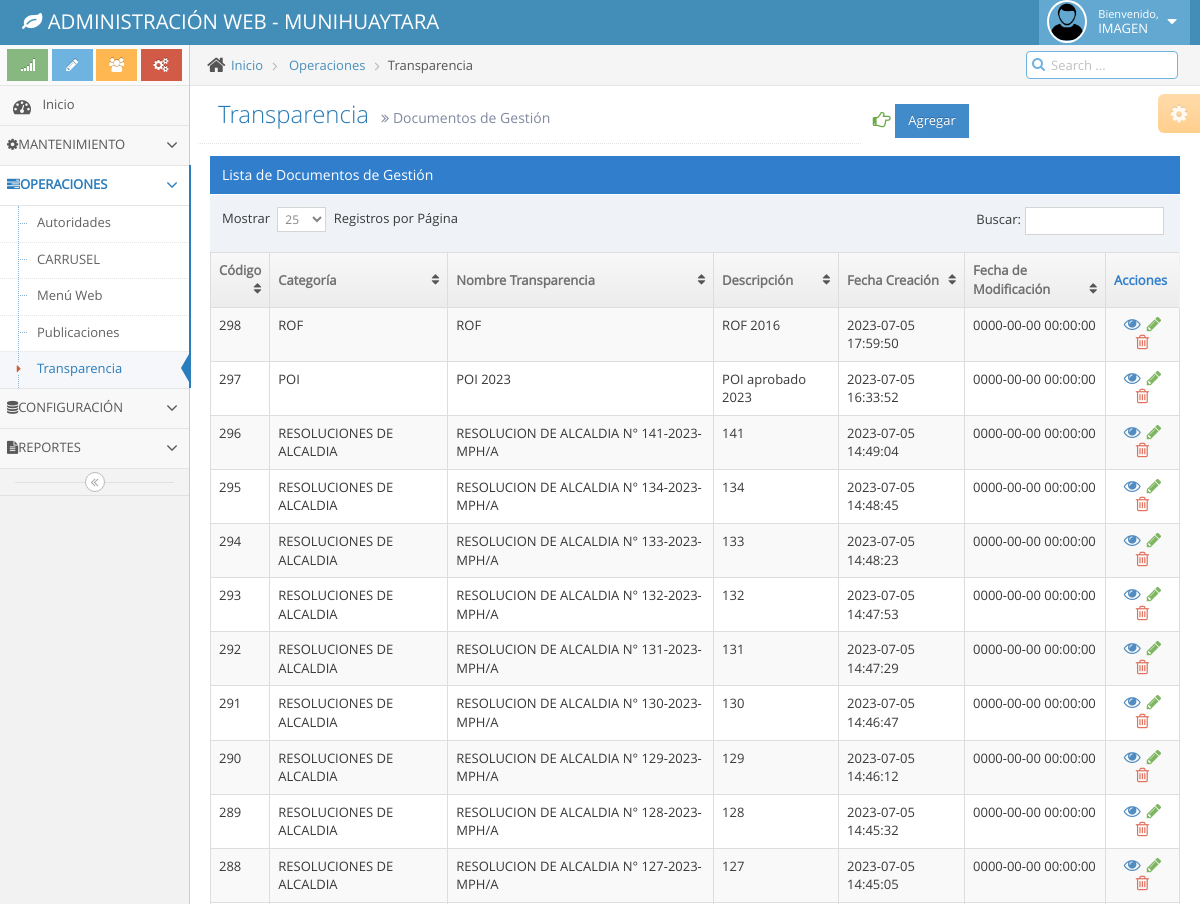
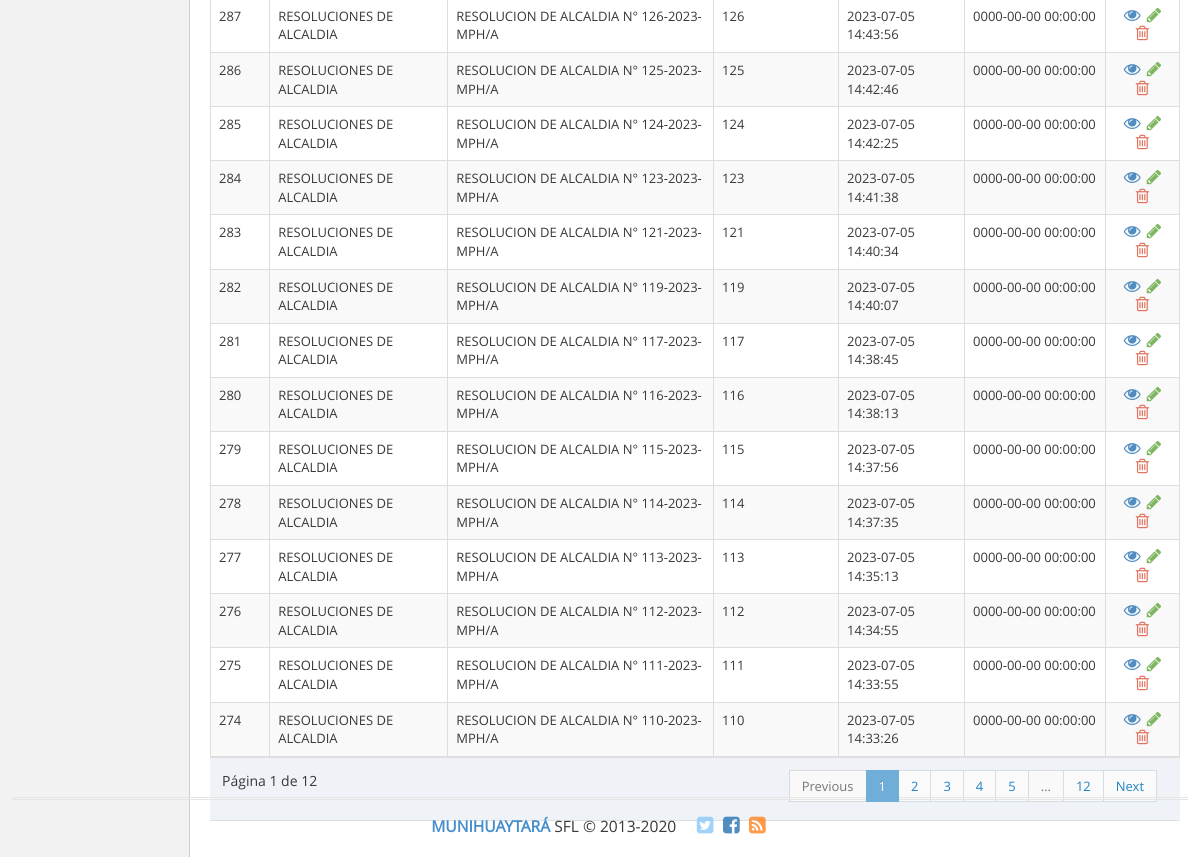
Page /adminweb/vistas/v_transparencia.php (signed in) on the committed database (2 pictures, top to bottom).
### tables this page shows
CREATE TABLE `menu` (
  `idmenu` int(11) NOT NULL,
  `nombre_menu` varchar(45) DEFAULT NULL,
  `direccion` varchar(100) DEFAULT NULL,
  `clase_llamar` varchar(45) DEFAULT NULL,
  `dependencia` int(11) DEFAULT NULL,
  `font_icon` varchar(45) DEFAULT NULL
);

CREATE TABLE `transparencia` (
  `idtransparencia` int(11) NOT NULL,
  `idcattrans` int(11) NOT NULL,
  `nombre_transparencia` varchar(800) NOT NULL,
  `descripcion_breve` varchar(500) DEFAULT NULL,
  `archivo_adjunto` varchar(255) DEFAULT NULL,
  `create_time` timestamp NOT NULL DEFAULT current_timestamp(),
  `update_time` timestamp NOT NULL DEFAULT '0000-00-00 00:00:00' ON UPDATE current_timestamp()
);

CREATE TABLE `cat_transparencia` (
  `idcat_docs_gestion` int(11) NOT NULL,
  `nombre` varchar(45) NOT NULL
);

### adminweb/clases/transparencia.php (the view, shortened to what this page needs)
<?php
class transparencia{
public function lista_tablas(){
 try {
$conexion=new Conexion();
$conectado=$conexion->conectar();
$sql="SELECT transparencia.idtransparencia,transparencia.idcattrans, cat_transparencia.nombre,transparencia.nombre_transparencia,
transparencia.descripcion_breve,transparencia.create_time,transparencia.update_time,concat('../docs_transparencia/',transparencia.archivo_adjunto)
FROM transparencia
inner join cat_transparencia on transparencia.idcattrans=cat_transparencia.idcat_docs_gestion
ORDER by create_time DESC;";
$result=$conectado->prepare($sql);
$result->execute([]);
foreach ($result as $filas) {
echo '<tr>';
echo '<td >'.$filas[0].'</td>';
echo '<td >'.$filas[2].'</td>';
echo '<td >'.$filas[3].'</td>';
echo '<td >'.$filas[4].'</td>';
echo '<td >'.$filas[5].'</td>';
echo '<td >'.$filas[6].'</td>';
echo '<td class="center">';
echo '<div class="action-buttons">';
echo '<a class="info tooltip-info" data-rel="tooltip" title="Verificar Adjunto" href="'.$filas[7].'" role="button" data-toggle="modal">';
echo '<i class="ace-icon fa fa-eye bigger-130"></i>';
echo '</a>';
echo '<a class="green tooltip-success editar" data-rel="tooltip" title="Editar" href="#modal-form" role="button" data-toggle="modal">';
echo '<i class="ace-icon fa fa-pencil bigger-130"></i>';
echo '</a>';
echo '<a class="red eliminar tooltip-error" data-rel="tooltip" title="Eliminar" href="#">';
echo '<i class="ace-icon fa fa-trash-o bigger-130"></i>';
echo '</a>';
echo '</div>';
echo '</td>';
echo '</tr>';
}
} catch (Exception $exc) {
echo $exc->getTraceAsString();
}
}
}

### adminweb/clases/read_main.php (shortened to what this page needs)
<?php
class Read_main{
    public function list_menu($usuario,$modulo,$complemento_direccion){
        try {
            $conexion=new Conexion();
            $conectar=$conexion->conectar();
            $sql="select menu.nombre_menu,menu.clase_llamar,menu.direccion,menu.dependencia,menu.font_icon,menu.idmenu
                    from accesos_usuario
                    inner join usuario on accesos_usuario.idusuario=usuario.id_ususario
                    inner join menu on accesos_usuario.idmenu=menu.idmenu
                    where usuario.id_ususario=? and accesos_usuario.access=true and menu.dependencia is null ";
            $result=$conectar->prepare($sql);
            $result->execute(array($usuario));
            foreach ($result as $list_main) {
                echo '<li class="'.$list_main[1].'" id="mm'.$list_main[5].'">';
                echo '<a href="#" class="dropdown-toggle">';
		echo	'<i class="'.$list_main[4].'"></i>';
		echo	'<span class="menu-text">';
                    echo    $list_main[0];
		echo	'</span>';
		echo	'<b class="arrow fa fa-angle-down"></b>';
                echo    '<b class="arrow"></b>';
                echo  '</a>';
                $subsql="select menu.nombre_menu,menu.clase_llamar,menu.direccion,menu.dependencia,menu.font_icon,menu.idmenu
                    from accesos_usuario
                   inner join usuario on accesos_usuario.idusuario=usuario.id_ususario
                    inner join menu on accesos_usuario.idmenu=menu.idmenu
                    where usuario.id_ususario=? and accesos_usuario.access=true and menu.dependencia=?
                    order by menu.nombre_menu asc ";
                $subresult=$conectar->prepare($subsql);
                $subresult->execute([$usuario,$list_main[5]]);
                if ($subresult->rowCount()>0) {
                   echo '<ul class="submenu">';
                    foreach ($subresult as $list_submain) {
                        echo '<li class="" id="mm'.$list_submain[5].'">';
                            echo '<a href="'.$complemento_direccion.$list_submain[2].'" >';
                            echo '<i class="menu-icon fa fa-caret-right"></i>';
				echo $list_submain[0];
                            echo '<b class="arrow"></b>';
                            echo '</a>';
                        echo '</li>';
                    }
                   echo '</ul>';
                }
                echo '</li>';
            }
        } catch (Exception $exc) {
            header('location: read_main.php');
            echo $exc->getTraceAsString();
        }
    }
}

### rows in the picture
menu: nombre_menu "MANTENIMIENTO"
menu: nombre_menu "OPERACIONES"
menu: nombre_menu "Autoridades"
menu: nombre_menu "CARRUSEL"
menu: nombre_menu "Menú Web"
menu: nombre_menu "Publicaciones"
menu: nombre_menu "Transparencia"
menu: nombre_menu "CONFIGURACIÓN"
menu: nombre_menu "REPORTES"
transparencia: idtransparencia "298", idcattrans.nombre "ROF", nombre_transparencia "ROF", descripcion_breve "ROF 2016", create_time "2023-07-05 17:59:50", update_time "0000-00-00 00:00:00"
transparencia: idtransparencia "297", idcattrans.nombre "POI", nombre_transparencia "POI 2023", descripcion_breve "POI aprobado 2023", create_time "2023-07-05 16:33:52", update_time "0000-00-00 00:00:00"
transparencia: idtransparencia "296", idcattrans.nombre "RESOLUCIONES DE ALCALDIA", nombre_transparencia "RESOLUCION DE ALCALDIA N° 141-2023-MPH/A", descripcion_breve "141", create_time "2023-07-05 14:49:04", update_time "0000-00-00 00:00:00"
transparencia: idtransparencia "295", idcattrans.nombre "RESOLUCIONES DE ALCALDIA", nombre_transparencia "RESOLUCION DE ALCALDIA N° 134-2023-MPH/A", descripcion_breve "134", create_time "2023-07-05 14:48:45", update_time "0000-00-00 00:00:00"
transparencia: idtransparencia "294", idcattrans.nombre "RESOLUCIONES DE ALCALDIA", nombre_transparencia "RESOLUCION DE ALCALDIA N° 133-2023-MPH/A", descripcion_breve "133", create_time "2023-07-05 14:48:23", update_time "0000-00-00 00:00:00"
transparencia: idtransparencia "293", idcattrans.nombre "RESOLUCIONES DE ALCALDIA", nombre_transparencia "RESOLUCION DE ALCALDIA N° 132-2023-MPH/A", descripcion_breve "132", create_time "2023-07-05 14:47:53", update_time "0000-00-00 00:00:00"
transparencia: idtransparencia "292", idcattrans.nombre "RESOLUCIONES DE ALCALDIA", nombre_transparencia "RESOLUCION DE ALCALDIA N° 131-2023-MPH/A", descripcion_breve "131", create_time "2023-07-05 14:47:29", update_time "0000-00-00 00:00:00"
transparencia: idtransparencia "291", idcattrans.nombre "RESOLUCIONES DE ALCALDIA", nombre_transparencia "RESOLUCION DE ALCALDIA N° 130-2023-MPH/A", descripcion_breve "130", create_time "2023-07-05 14:46:47", update_time "0000-00-00 00:00:00"
transparencia: idtransparencia "290", idcattrans.nombre "RESOLUCIONES DE ALCALDIA", nombre_transparencia "RESOLUCION DE ALCALDIA N° 129-2023-MPH/A", descripcion_breve "129", create_time "2023-07-05 14:46:12", update_time "0000-00-00 00:00:00"
transparencia: idtransparencia "289", idcattrans.nombre "RESOLUCIONES DE ALCALDIA", nombre_transparencia "RESOLUCION DE ALCALDIA N° 128-2023-MPH/A", descripcion_breve "128", create_time "2023-07-05 14:45:32", update_time "0000-00-00 00:00:00"
transparencia: idtransparencia "288", idcattrans.nombre "RESOLUCIONES DE ALCALDIA", nombre_transparencia "RESOLUCION DE ALCALDIA N° 127-2023-MPH/A", descripcion_breve "127", create_time "2023-07-05 14:45:05", update_time "0000-00-00 00:00:00"
transparencia: idtransparencia "287", idcattrans.nombre "RESOLUCIONES DE ALCALDIA", nombre_transparencia "RESOLUCION DE ALCALDIA N° 126-2023-MPH/A", descripcion_breve "126", create_time "2023-07-05 14:43:56", update_time "0000-00-00 00:00:00"
transparencia: idtransparencia "286", idcattrans.nombre "RESOLUCIONES DE ALCALDIA", nombre_transparencia "RESOLUCION DE ALCALDIA N° 125-2023-MPH/A", descripcion_breve "125", create_time "2023-07-05 14:42:46", update_time "0000-00-00 00:00:00"
transparencia: idtransparencia "285", idcattrans.nombre "RESOLUCIONES DE ALCALDIA", nombre_transparencia "RESOLUCION DE ALCALDIA N° 124-2023-MPH/A", descripcion_breve "124", create_time "2023-07-05 14:42:25", update_time "0000-00-00 00:00:00"
transparencia: idtransparencia "284", idcattrans.nombre "RESOLUCIONES DE ALCALDIA", nombre_transparencia "RESOLUCION DE ALCALDIA N° 123-2023-MPH/A", descripcion_breve "123", create_time "2023-07-05 14:41:38", update_time "0000-00-00 00:00:00"
transparencia: idtransparencia "283", idcattrans.nombre "RESOLUCIONES DE ALCALDIA", nombre_transparencia "RESOLUCION DE ALCALDIA N° 121-2023-MPH/A", descripcion_breve "121", create_time "2023-07-05 14:40:34", update_time "0000-00-00 00:00:00"
transparencia: idtransparencia "282", idcattrans.nombre "RESOLUCIONES DE ALCALDIA", nombre_transparencia "RESOLUCION DE ALCALDIA N° 119-2023-MPH/A", descripcion_breve "119", create_time "2023-07-05 14:40:07", update_time "0000-00-00 00:00:00"
transparencia: idtransparencia "281", idcattrans.nombre "RESOLUCIONES DE ALCALDIA", nombre_transparencia "RESOLUCION DE ALCALDIA N° 117-2023-MPH/A", descripcion_breve "117", create_time "2023-07-05 14:38:45", update_time "0000-00-00 00:00:00"
transparencia: idtransparencia "280", idcattrans.nombre "RESOLUCIONES DE ALCALDIA", nombre_transparencia "RESOLUCION DE ALCALDIA N° 116-2023-MPH/A", descripcion_breve "116", create_time "2023-07-05 14:38:13", update_time "0000-00-00 00:00:00"
transparencia: idtransparencia "279", idcattrans.nombre "RESOLUCIONES DE ALCALDIA", nombre_transparencia "RESOLUCION DE ALCALDIA N° 115-2023-MPH/A", descripcion_breve "115", create_time "2023-07-05 14:37:56", update_time "0000-00-00 00:00:00"
transparencia: idtransparencia "278", idcattrans.nombre "RESOLUCIONES DE ALCALDIA", nombre_transparencia "RESOLUCION DE ALCALDIA N° 114-2023-MPH/A", descripcion_breve "114", create_time "2023-07-05 14:37:35", update_time "0000-00-00 00:00:00"
transparencia: idtransparencia "277", idcattrans.nombre "RESOLUCIONES DE ALCALDIA", nombre_transparencia "RESOLUCION DE ALCALDIA N° 113-2023-MPH/A", descripcion_breve "113", create_time "2023-07-05 14:35:13", update_time "0000-00-00 00:00:00"
transparencia: idtransparencia "276", idcattrans.nombre "RESOLUCIONES DE ALCALDIA", nombre_transparencia "RESOLUCION DE ALCALDIA N° 112-2023-MPH/A", descripcion_breve "112", create_time "2023-07-05 14:34:55", update_time "0000-00-00 00:00:00"
transparencia: idtransparencia "275", idcattrans.nombre "RESOLUCIONES DE ALCALDIA", nombre_transparencia "RESOLUCION DE ALCALDIA N° 111-2023-MPH/A", descripcion_breve "111", create_time "2023-07-05 14:33:55", update_time "0000-00-00 00:00:00"
transparencia: idtransparencia "274", idcattrans.nombre "RESOLUCIONES DE ALCALDIA", nombre_transparencia "RESOLUCION DE ALCALDIA N° 110-2023-MPH/A", descripcion_breve "110", create_time "2023-07-05 14:33:26", update_time "0000-00-00 00:00:00"

### other values in the picture
$_SESSION['mwusuario'] "IMAGEN"
